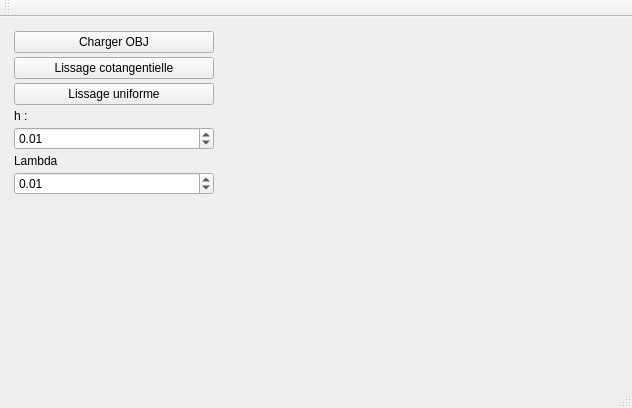
<?xml version="1.0" encoding="UTF-8"?>
<ui version="4.0">
 <class>MainWindow</class>
 <widget class="QMainWindow" name="MainWindow">
  <property name="geometry">
   <rect>
    <x>0</x>
    <y>0</y>
    <width>632</width>
    <height>408</height>
   </rect>
  </property>
  <property name="windowTitle">
   <string>MainWindow</string>
  </property>
  <widget class="QWidget" name="centralWidget">
   <layout class="QHBoxLayout" name="horizontalLayout">
    <item>
     <widget class="QWidget" name="widget_2" native="true">
      <property name="sizePolicy">
       <sizepolicy hsizetype="Maximum" vsizetype="Preferred">
        <horstretch>150</horstretch>
        <verstretch>0</verstretch>
       </sizepolicy>
      </property>
      <property name="minimumSize">
       <size>
        <width>150</width>
        <height>0</height>
       </size>
      </property>
      <layout class="QVBoxLayout" name="verticalLayout">
       <property name="spacing">
        <number>4</number>
       </property>
       <property name="leftMargin">
        <number>3</number>
       </property>
       <property name="topMargin">
        <number>3</number>
       </property>
       <property name="rightMargin">
        <number>3</number>
       </property>
       <property name="bottomMargin">
        <number>3</number>
       </property>
       <item>
        <widget class="QPushButton" name="pushButton_chargement">
         <property name="minimumSize">
          <size>
           <width>200</width>
           <height>0</height>
          </size>
         </property>
         <property name="text">
          <string>Charger OBJ</string>
         </property>
        </widget>
       </item>
       <item>
        <widget class="QPushButton" name="pushButton_lissage">
         <property name="text">
          <string>Lissage cotangentielle</string>
         </property>
        </widget>
       </item>
       <item>
        <widget class="QPushButton" name="pushButton_lissage_uniforme">
         <property name="text">
          <string>Lissage uniforme</string>
         </property>
        </widget>
       </item>
       <item>
        <widget class="QLabel" name="label">
         <property name="text">
          <string>h :</string>
         </property>
        </widget>
       </item>
       <item>
        <widget class="QDoubleSpinBox" name="doubleSpinBox_h">
         <property name="maximum">
          <double>1.000000000000000</double>
         </property>
         <property name="singleStep">
          <double>0.100000000000000</double>
         </property>
         <property name="value">
          <double>0.010000000000000</double>
         </property>
        </widget>
       </item>
       <item>
        <widget class="QLabel" name="label_2">
         <property name="text">
          <string>Lambda</string>
         </property>
        </widget>
       </item>
       <item>
        <widget class="QDoubleSpinBox" name="doubleSpinBox_lambda">
         <property name="maximum">
          <double>1.000000000000000</double>
         </property>
         <property name="singleStep">
          <double>0.100000000000000</double>
         </property>
         <property name="value">
          <double>0.010000000000000</double>
         </property>
        </widget>
       </item>
       <item>
        <spacer name="verticalSpacer">
         <property name="orientation">
          <enum>Qt::Vertical</enum>
         </property>
         <property name="sizeHint" stdset="0">
          <size>
           <width>20</width>
           <height>40</height>
          </size>
         </property>
        </spacer>
       </item>
      </layout>
     </widget>
    </item>
    <item>
     <widget class="MeshViewerWidget" name="displayWidget" native="true"/>
    </item>
   </layout>
  </widget>
  <widget class="QMenuBar" name="menuBar">
   <property name="geometry">
    <rect>
     <x>0</x>
     <y>0</y>
     <width>632</width>
     <height>20</height>
    </rect>
   </property>
  </widget>
  <widget class="QToolBar" name="mainToolBar">
   <attribute name="toolBarArea">
    <enum>TopToolBarArea</enum>
   </attribute>
   <attribute name="toolBarBreak">
    <bool>false</bool>
   </attribute>
  </widget>
  <widget class="QStatusBar" name="statusBar"/>
 </widget>
 <layoutdefault spacing="6" margin="11"/>
 <customwidgets>
  <customwidget>
   <class>MeshViewerWidget</class>
   <extends>QWidget</extends>
   <header location="global">meshviewerwidget.h</header>
   <container>1</container>
  </customwidget>
 </customwidgets>
 <resources/>
 <connections/>
</ui>
